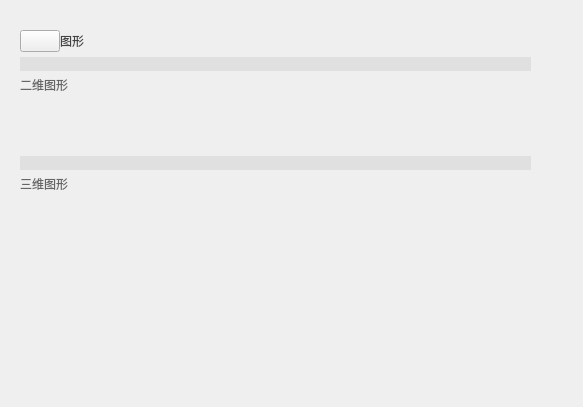
<?xml version="1.0" encoding="UTF-8"?>
<ui version="4.0">
 <class>GraphicsPanel</class>
 <widget class="QWidget" name="GraphicsPanel">
  <property name="geometry">
   <rect>
    <x>0</x>
    <y>0</y>
    <width>583</width>
    <height>407</height>
   </rect>
  </property>
  <property name="windowTitle">
   <string>Form</string>
  </property>
  <widget class="QWidget" name="verticalLayoutWidget_6">
   <property name="geometry">
    <rect>
     <x>20</x>
     <y>30</y>
     <width>511</width>
     <height>331</height>
    </rect>
   </property>
   <layout class="QVBoxLayout" name="verticalLayout">
    <property name="spacing">
     <number>5</number>
    </property>
    <item>
     <layout class="QHBoxLayout" name="horizontalLayout" stretch="0,1">
      <property name="spacing">
       <number>0</number>
      </property>
      <property name="leftMargin">
       <number>0</number>
      </property>
      <property name="topMargin">
       <number>0</number>
      </property>
      <property name="rightMargin">
       <number>0</number>
      </property>
      <property name="bottomMargin">
       <number>0</number>
      </property>
      <item>
       <widget class="PushButton_Basic" name="pGraphicPanelBack">
        <property name="styleSheet">
         <string notr="true">QPushButton{
border-image: url(&quot;:/images/main/graphic/fanhui@2x.png&quot;);
}</string>
        </property>
        <property name="text">
         <string/>
        </property>
       </widget>
      </item>
      <item>
       <widget class="QLabel" name="label_graphic">
        <property name="styleSheet">
         <string notr="true">QLabel{
color: rgb(68, 68, 68);
}</string>
        </property>
        <property name="text">
         <string>图形</string>
        </property>
       </widget>
      </item>
     </layout>
    </item>
    <item>
     <widget class="QLabel" name="label_line_5">
      <property name="styleSheet">
       <string notr="true">QLabel{
background-color: rgb(224, 224, 224);
}</string>
      </property>
      <property name="text">
       <string/>
      </property>
     </widget>
    </item>
    <item>
     <widget class="QLabel" name="label_2d">
      <property name="styleSheet">
       <string notr="true">QLabel{
color: rgb(102,102,102);
}</string>
      </property>
      <property name="text">
       <string>二维图形</string>
      </property>
     </widget>
    </item>
    <item>
     <layout class="QGridLayout" name="gridLayout">
      <property name="spacing">
       <number>5</number>
      </property>
      <item row="0" column="5">
       <widget class="PushButton_2" name="pGraphic6">
        <property name="styleSheet">
         <string notr="true">QPushButton{
border: none;
}</string>
        </property>
        <property name="text">
         <string/>
        </property>
       </widget>
      </item>
      <item row="0" column="6">
       <widget class="PushButton_2" name="pGraphic7">
        <property name="styleSheet">
         <string notr="true">QPushButton{
border: none;
}</string>
        </property>
        <property name="text">
         <string/>
        </property>
       </widget>
      </item>
      <item row="1" column="6">
       <widget class="PushButton_2" name="pGraphic14">
        <property name="styleSheet">
         <string notr="true">QPushButton{
border: none;
}</string>
        </property>
        <property name="text">
         <string/>
        </property>
       </widget>
      </item>
      <item row="1" column="1">
       <widget class="PushButton_2" name="pGraphic9">
        <property name="styleSheet">
         <string notr="true">QPushButton{
border: none;
}</string>
        </property>
        <property name="text">
         <string/>
        </property>
       </widget>
      </item>
      <item row="0" column="0">
       <widget class="PushButton_2" name="pGraphic1">
        <property name="styleSheet">
         <string notr="true">QPushButton{
border: none;
}</string>
        </property>
        <property name="text">
         <string/>
        </property>
       </widget>
      </item>
      <item row="1" column="0">
       <widget class="PushButton_2" name="pGraphic8">
        <property name="styleSheet">
         <string notr="true">QPushButton{
border: none;
}</string>
        </property>
        <property name="text">
         <string/>
        </property>
       </widget>
      </item>
      <item row="0" column="1">
       <widget class="PushButton_2" name="pGraphic2">
        <property name="styleSheet">
         <string notr="true">QPushButton{
border: none;
}</string>
        </property>
        <property name="text">
         <string/>
        </property>
       </widget>
      </item>
      <item row="1" column="5">
       <widget class="PushButton_2" name="pGraphic13">
        <property name="styleSheet">
         <string notr="true">QPushButton{
border: none;
}</string>
        </property>
        <property name="text">
         <string/>
        </property>
       </widget>
      </item>
      <item row="1" column="4">
       <widget class="PushButton_2" name="pGraphic12">
        <property name="styleSheet">
         <string notr="true">QPushButton{
border: none;
}</string>
        </property>
        <property name="text">
         <string/>
        </property>
       </widget>
      </item>
      <item row="0" column="3">
       <widget class="PushButton_2" name="pGraphic4">
        <property name="styleSheet">
         <string notr="true">QPushButton{
border: none;
}</string>
        </property>
        <property name="text">
         <string/>
        </property>
       </widget>
      </item>
      <item row="0" column="4">
       <widget class="PushButton_2" name="pGraphic5">
        <property name="styleSheet">
         <string notr="true">QPushButton{
border: none;
}</string>
        </property>
        <property name="text">
         <string/>
        </property>
       </widget>
      </item>
      <item row="1" column="3">
       <widget class="PushButton_2" name="pGraphic11">
        <property name="styleSheet">
         <string notr="true">QPushButton{
border: none;
}</string>
        </property>
        <property name="text">
         <string/>
        </property>
       </widget>
      </item>
      <item row="0" column="2">
       <widget class="PushButton_2" name="pGraphic3">
        <property name="styleSheet">
         <string notr="true">QPushButton{
border: none;
}</string>
        </property>
        <property name="text">
         <string/>
        </property>
       </widget>
      </item>
      <item row="1" column="2">
       <widget class="PushButton_2" name="pGraphic10">
        <property name="styleSheet">
         <string notr="true">QPushButton{
border: none;
}</string>
        </property>
        <property name="text">
         <string/>
        </property>
       </widget>
      </item>
      <item row="2" column="0">
       <widget class="PushButton_2" name="pGraphic15">
        <property name="styleSheet">
         <string notr="true">QPushButton{
border: none;
}</string>
        </property>
        <property name="text">
         <string/>
        </property>
       </widget>
      </item>
      <item row="2" column="1">
       <widget class="PushButton_2" name="pGraphic16">
        <property name="styleSheet">
         <string notr="true">QPushButton{
border: none;
}</string>
        </property>
        <property name="text">
         <string/>
        </property>
       </widget>
      </item>
      <item row="2" column="2">
       <widget class="PushButton_2" name="pGraphic18">
        <property name="styleSheet">
         <string notr="true">QPushButton{
border: none;
}</string>
        </property>
        <property name="text">
         <string/>
        </property>
       </widget>
      </item>
      <item row="2" column="3">
       <widget class="PushButton_2" name="pGraphic19">
        <property name="styleSheet">
         <string notr="true">QPushButton{
border: none;
}</string>
        </property>
        <property name="text">
         <string/>
        </property>
       </widget>
      </item>
      <item row="2" column="4">
       <widget class="PushButton_2" name="pGraphic17">
        <property name="styleSheet">
         <string notr="true">QPushButton{
border: none;
}</string>
        </property>
        <property name="text">
         <string/>
        </property>
       </widget>
      </item>
     </layout>
    </item>
    <item>
     <widget class="QLabel" name="label_line_6">
      <property name="styleSheet">
       <string notr="true">QLabel{
background-color: rgb(224, 224, 224);
}</string>
      </property>
      <property name="text">
       <string/>
      </property>
     </widget>
    </item>
    <item>
     <widget class="QLabel" name="label_3d">
      <property name="styleSheet">
       <string notr="true">QLabel{
color: rgb(102,102,102);
}</string>
      </property>
      <property name="text">
       <string>三维图形</string>
      </property>
     </widget>
    </item>
    <item>
     <layout class="QGridLayout" name="gridLayout_2">
      <item row="0" column="0">
       <widget class="PushButton_2" name="pGraphic3d1">
        <property name="styleSheet">
         <string notr="true">QPushButton{
border: none;
}</string>
        </property>
        <property name="text">
         <string/>
        </property>
       </widget>
      </item>
      <item row="0" column="1">
       <widget class="PushButton_2" name="pGraphic3d2">
        <property name="styleSheet">
         <string notr="true">QPushButton{
border: none;
}</string>
        </property>
        <property name="text">
         <string/>
        </property>
       </widget>
      </item>
      <item row="0" column="4">
       <widget class="PushButton_2" name="pGraphic3d5">
        <property name="styleSheet">
         <string notr="true">QPushButton{
border: none;
}</string>
        </property>
        <property name="text">
         <string/>
        </property>
       </widget>
      </item>
      <item row="0" column="2">
       <widget class="PushButton_2" name="pGraphic3d3">
        <property name="styleSheet">
         <string notr="true">QPushButton{
border: none;
}</string>
        </property>
        <property name="text">
         <string/>
        </property>
       </widget>
      </item>
      <item row="0" column="5">
       <widget class="QLabel" name="label_null">
        <property name="text">
         <string/>
        </property>
       </widget>
      </item>
      <item row="0" column="3">
       <widget class="PushButton_2" name="pGraphic3d4">
        <property name="styleSheet">
         <string notr="true">QPushButton{
border: none;
}</string>
        </property>
        <property name="text">
         <string/>
        </property>
       </widget>
      </item>
      <item row="0" column="6">
       <widget class="QLabel" name="label_null_2">
        <property name="text">
         <string/>
        </property>
       </widget>
      </item>
     </layout>
    </item>
    <item>
     <spacer name="verticalSpacer_18">
      <property name="orientation">
       <enum>Qt::Vertical</enum>
      </property>
      <property name="sizeHint" stdset="0">
       <size>
        <width>1</width>
        <height>1</height>
       </size>
      </property>
     </spacer>
    </item>
   </layout>
  </widget>
 </widget>
 <customwidgets>
  <customwidget>
   <class>PushButton_2</class>
   <extends>QPushButton</extends>
   <header>Custom/PushButton/pushbutton_2.h</header>
  </customwidget>
  <customwidget>
   <class>PushButton_Basic</class>
   <extends>QPushButton</extends>
   <header>Custom/PushButton/pushbutton_basic.h</header>
  </customwidget>
 </customwidgets>
 <resources/>
 <connections/>
</ui>
